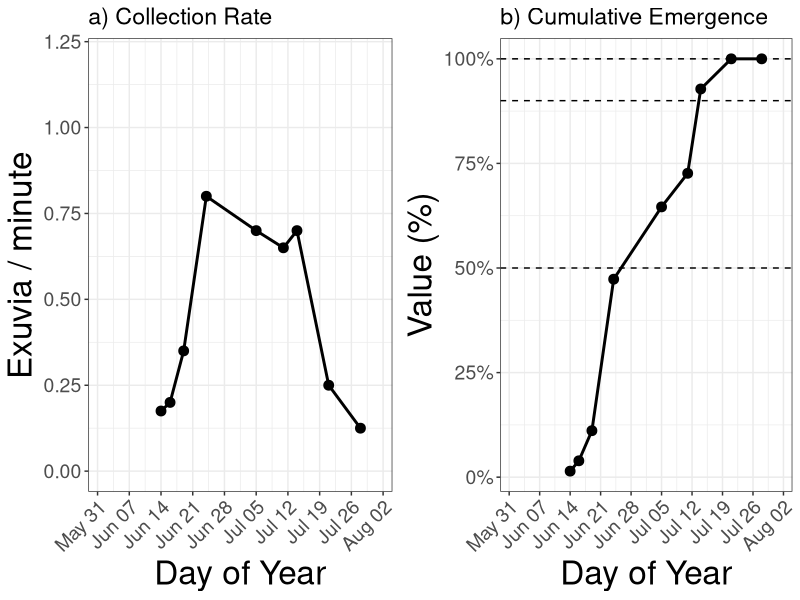

This chart was generated by the following R code:
### Author: JMZ, MCE, JJ
### Last modified: 12/1/21
### Purpose: create an emergence graph by lakes


library(tidyverse)  # Brings in ggplot + other data analysis tools
library(lubridate)  # Works with dates
library(scales)
library(gridExtra)
emergence_data_in <- read_csv('data-raw/2021 Itasca Exuviae Sample Identity - Sheet1.csv')   # It looks like NA is no data

### Clean up the data set

emergence_data <- emergence_data_in %>%
  select(1,4,5,6) %>%
  rename(Date=1,
         Obs_Min=2,
         Species=3,
         Confirmed=4) %>%
  filter(str_detect(Species, "A. canadensis")) %>% # Filter out only Canada Darners
  mutate(Date=mdy(Date)) %>%  # Create the date string
  mutate(Rate = Confirmed/Obs_Min) %>% # Change to a numeric value
  arrange(Date)


# Define a function that will compute the minutes for an interval
interval_minutes <- function(time) {
  out_time <- int_diff(time)
  out_duration <- as.duration(out_time)
  out_minutes <- c(as.numeric(out_duration,"minutes"),0)
  return(out_minutes)
}

emergence_data_new <- emergence_data %>%
  mutate(minutes = interval_minutes(Date)) %>%
  mutate(emergence_cum=cumsum(Rate*minutes)/sum(Rate*minutes))  # Get the cumulative pecentage - we do a left hand Riemann sum - cool!

# How many observer minutes total
how_long <- emergence_data_new %>%
  arrange(Date) %>%
  summarize(n_days=sum(minutes)) 


# Determine when we are near 50%, 90% and 100% emergence:
arranged_data_50 <-emergence_data_new %>% 
  filter(near(emergence_cum,.5,tol=0.05)) %>%
  select(Date,emergence_cum)

arranged_data_90 <-emergence_data_new %>% 
  filter(near(emergence_cum,.9,tol=0.05)) %>%
  select(Date,emergence_cum)


arranged_data_100 <-emergence_data_new %>% 
  filter(near(emergence_cum,1)) %>%
  filter(Date==min(Date)) %>%
  select(Date,emergence_cum)
# Get the plot

combined_data <- rbind(arranged_data_50,arranged_data_90,arranged_data_100)

write_csv(combined_data,file='data-raw/out-emergence-2021-jj.csv')




# Ok I am just going to work with the emergence data

# Plot of the emergence rate
p1<- emergence_data_new %>%
  ggplot(aes(x=(Date),y=Rate)) +
  geom_point(size=3) +
  geom_line(size=1) +
  labs(x="Day of Year", y="Exuvia / minute",color="Year",shape="Year") +
  theme_bw() +
  theme(axis.text = element_text(size=14),
        axis.text.x = element_text(angle=45,vjust=1.0,hjust=1.0),
        axis.title=element_text(size=24),
        title=element_text(size=14),
        legend.text=element_text(size=12),
        legend.title=element_text(size=16)) +
  theme(legend.position="bottom") +
  theme(strip.text.x = element_text(size=12),
        strip.text.y = element_blank(),
        strip.background = element_rect(colour="white", fill="white")) +
#  annotate("rect", xmin =as.Date('2017-06-25'), xmax = as.Date('2017-08-01'), ymin = -Inf, ymax = Inf,alpha=0.2) +  # Emergence period
  ylim(c(0,1.2)) +
  scale_x_date(date_labels = "%b %d",
               date_breaks = "1 week",
               limits = as.Date(c('2021-06-01','2021-08-01'))) +
  ggtitle("a) Collection Rate")

# Plot of the cumulative emergence
p2<- emergence_data_new %>%
  ggplot(aes(x=(Date),y=emergence_cum)) +
  geom_point(size=3) +
  geom_line(size=1) +
  labs(x="Day of Year", y="Value (%)") +
  theme_bw() +
  theme(axis.text = element_text(size=14),
        axis.text.x = element_text(angle=45,vjust=1.0,hjust=1.0),
        axis.title=element_text(size=24),
        title=element_text(size=14),
        legend.text=element_text(size=12),
        legend.title=element_text(size=16)) +
  theme(legend.position="bottom") +
  theme(strip.text.x = element_text(size=12),
        strip.text.y = element_text(size=16),
        strip.background = element_rect(colour="white", fill="white")) +
  geom_hline(yintercept = c(.5,.9,1),linetype='dashed') +
  scale_y_continuous(labels = percent) +
 # annotate("rect", xmin =as.Date('2017-06-25'), xmax = as.Date('2017-08-01'), ymin = -Inf, ymax = Inf,alpha=0.2) +
  scale_x_date(date_labels = "%b %d",
               date_breaks = "1 week",
               limits = as.Date(c('2021-06-01','2021-08-01'))) +
  ggtitle('b) Cumulative Emergence')


# Let's combine them all together.
p3=grid.arrange(p1, p2, nrow=1)

ggsave('data-raw/cumulative_emergence-out-2021.png',plot=p3,width=10,height=4)

ggsave('data-raw/cumulative_emergence-2021.tiff',plot=p3,width=10,height=6.3)





